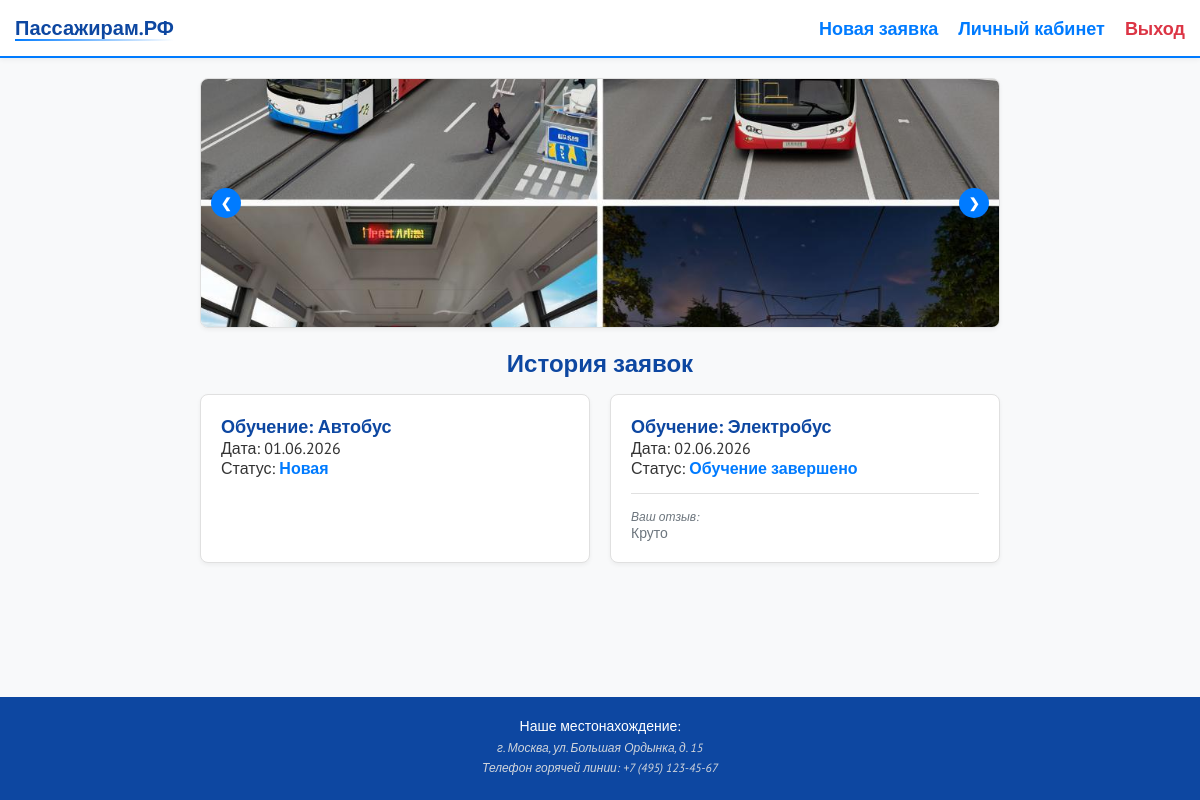
The page /dashboard/ (signed in) on the database its author committed.
### courses/models.py (models this page shows)
class Application(models.Model):
    STATUS_CHOICES = (
        ('new', 'Новая'),
        ('learning', 'Идет обучение'),
        ('completed', 'Обучение завершено'),
    )
    TRANSPORT_CHOICES = (
        ('автобус', 'Автобус'),
        ('электробус', 'Электробус'),
        ('трамвай', 'Трамвай'),
    )
    PAYMENT_CHOICES = (
        ('qr', 'Предоплата по QR-коду'),
        ('mir', 'Оплата картой МИР'),
        ('office', 'Постоплата в офисе организации'),
    )
    user = models.ForeignKey(User, on_delete=models.CASCADE, related_name='applications')
    transport_type = models.CharField(max_length=100, choices=TRANSPORT_CHOICES, verbose_name='Вид транспорта')
    start_date = models.CharField(max_length=10, verbose_name='Дата начала обучения')
    payment_method = models.CharField(max_length=20, choices=PAYMENT_CHOICES, verbose_name='Способ оплаты')
    status = models.CharField(max_length=20, choices=STATUS_CHOICES, default='new', verbose_name='Статус')
    feedback = models.TextField(blank=True, null=True, verbose_name='Отзыв')
    created_at = models.DateTimeField(auto_now_add=True)
    class Meta:
        ordering = ['-created_at']

### courses/views.py (the view, shortened to what this page needs)
# urls.py: path('dashboard/', views.dashboard_view, name='dashboard'),
@login_required
def dashboard_view(request):
    apps = Application.objects.filter(user=request.user)
    return render(request, 'dashboard.html', {'apps': apps})

### templates/dashboard.html (shortened to what this page needs)
{% extends 'base.html' %}
{% load static %}
{% block content %}
<div class="slider-container card" style="padding: 0; position: relative; height: 250px; overflow: hidden; border-radius: 8px;">
    <img src="{% static 'images/slide1.jpg' %}" class="slide active" style="width: 100%; height: 100%; object-fit: cover; position: absolute; opacity: 1; transition: opacity 0.5s;">
    <button class="slider-btn prev" style="position: absolute; top: 50%; left: 10px; transform: translateY(-50%); width: 30px; height: 30px; padding: 0; border-radius: 50%;">&#10094;</button>
    <button class="slider-btn next" style="position: absolute; top: 50%; right: 10px; transform: translateY(-50%); width: 30px; height: 30px; padding: 0; border-radius: 50%;">&#10095;</button>
</div>
<h2 style="margin-top: 20px;">История заявок</h2>
<div class="apps-grid">
    {% for app in apps %}
    <div class="card">
        <h3>Обучение: {{ app.get_transport_type_display }}</h3>
        <p>Дата: {{ app.start_date }}</p>
        <p>Статус: <span class="status-badge">{{ app.get_status_display }}</span></p>
        {% if app.status != 'new' %}
            <hr style="border: 0; border-top: 1px solid #e0e0e0; margin: 15px 0;">
            {% if app.feedback %}
                <p class="subtext">Ваш отзыв:</p>
                <p style="font-size: 14px; color: var(--gray);">{{ app.feedback }}</p>
            {% endif %}
        {% endif %}
    </div>
    {% empty %}
    <p class="subtext">У вас пока нет оформленных заявок.</p>
    {% endfor %}
</div>
{% endblock %}

### static/css/style.css (style rules this page uses)
* { box-sizing: border-box; margin: 0; padding: 0; }
:root { --primary: #007bff; --secondary: #0d47a1; --gray: #6c757d; --bg: #f8f9fa; --white: #ffffff; }
body { font-family: 'PT Sans', sans-serif; background-color: var(--bg); color: #333; font-size: 16px; display: flex; flex-direction: column; min-height: 100vh; align-items: center; }
h2 { font-size: 24px; font-weight: bold; color: var(--secondary); margin-bottom: 15px; }
h3 { font-size: 18px; font-weight: bold; color: var(--secondary); }
.subtext { font-size: 12px; font-style: italic; color: var(--gray); }
.card { background: var(--white); border: 1px solid #e0e0e0; border-radius: 8px; padding: 20px; box-shadow: 0 2px 4px rgba(0,0,0,0.05); width: 100%; max-width: 400px; margin: 20px auto; }
.apps-grid { display: grid; grid-template-columns: repeat(auto-fit, minmax(300px, 1fr)); gap: 20px; width: 100%; max-width: 800px; margin: 0 auto; }
.apps-grid .card { max-width: none !important; margin: 0 !important; width: 100%; }
.slider-container.card { max-width: 800px !important; margin: 0 auto; }
button, .btn { background: var(--primary); color: var(--white); border: none; padding: 12px 15px; border-radius: 6px; cursor: pointer; font-weight: bold; width: 100%; transition: all 0.2s ease; text-align: center; display: inline-block; text-decoration: none; }
.status-badge { font-weight: bold; color: var(--primary); }

### rows shown on the page
Application: transport_type "Автобус", start_date "01.06.2026", status "Новая"
Application: transport_type "Электробус", start_date "02.06.2026", status "Обучение завершено", feedback "Круто"
